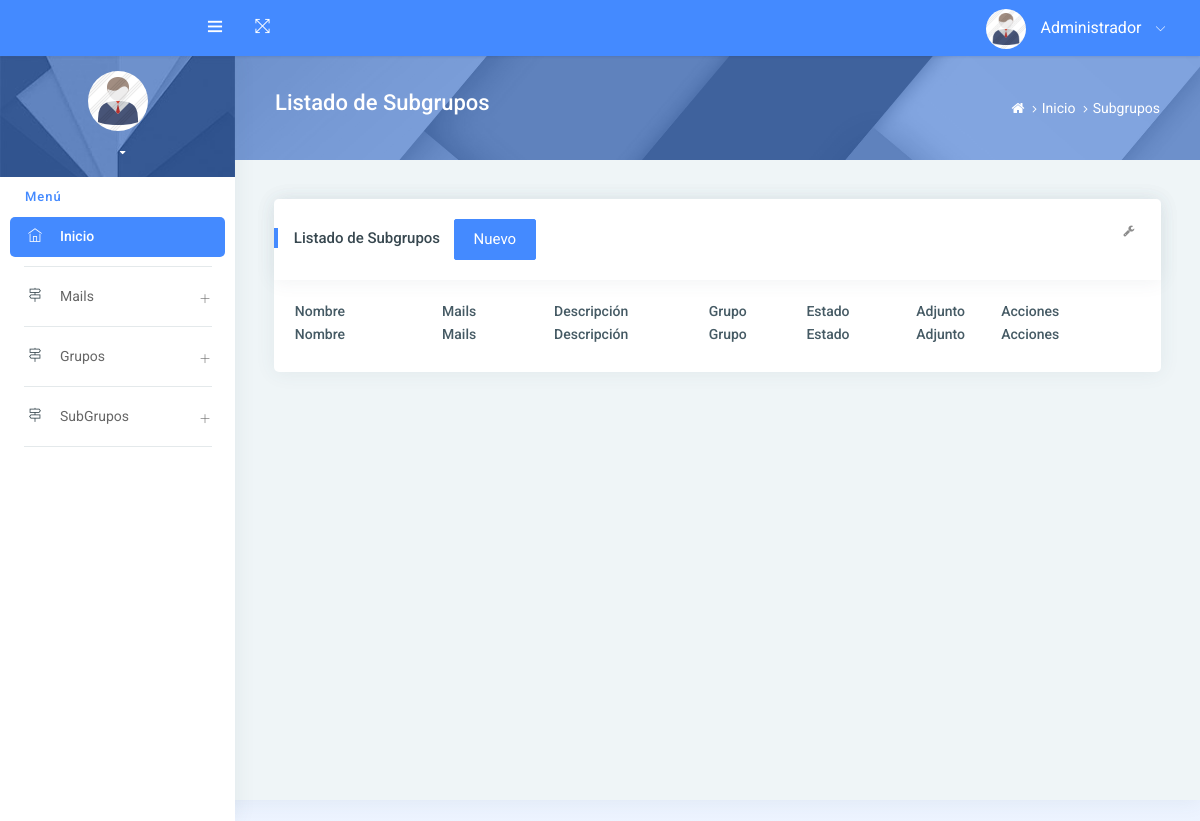
/subgrupos, run on an earlier commit of the app's database.
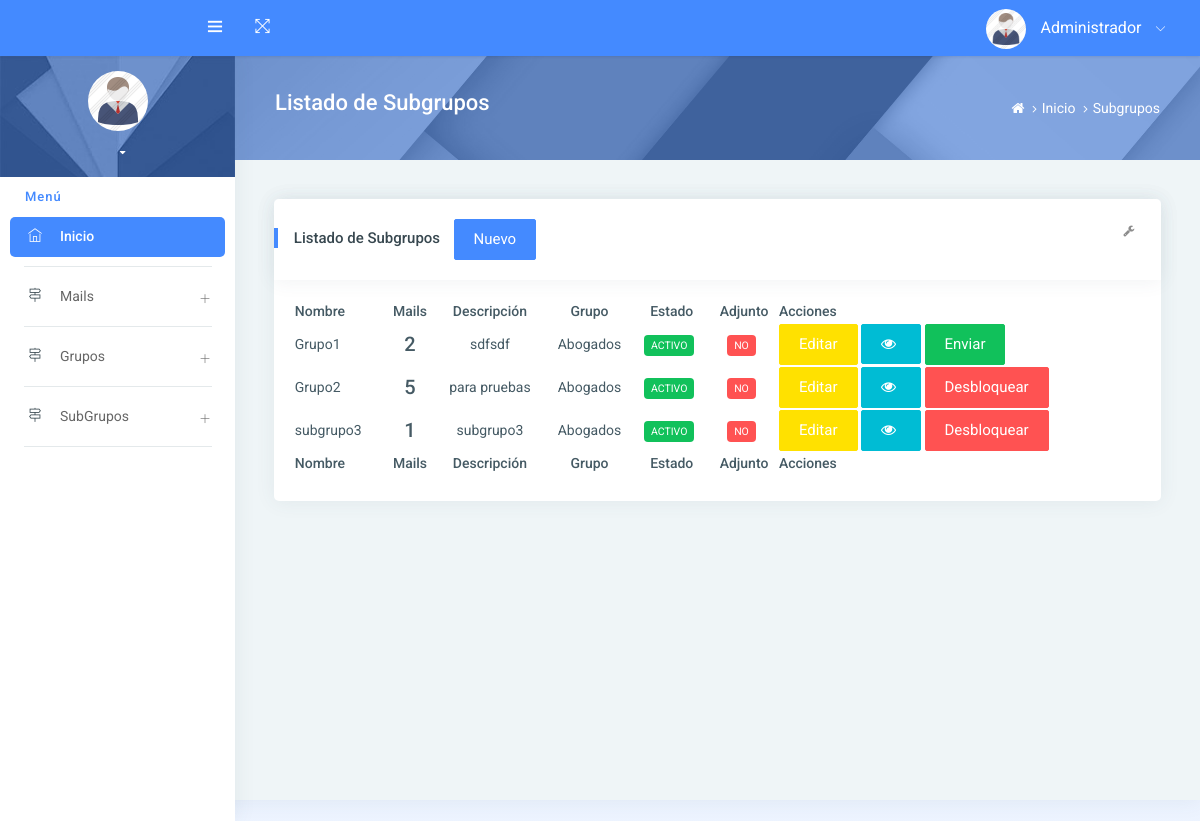
And on a later commit of the database.
### tables this page shows
CREATE TABLE `subgrupos` (
  `id` int(11) NOT NULL,
  `fk_id_grupo` int(11) NOT NULL,
  `nombre` varchar(50) NOT NULL,
  `descripcion` text NOT NULL,
  `activo` tinyint(1) NOT NULL,
  `individual` tinyint(1) NOT NULL,
  `asunto` text NOT NULL,
  `cuerpo` text NOT NULL,
  `adjunto` text NOT NULL,
  `dropbox` text NOT NULL,
  `enviado` tinyint(1) NOT NULL,
  `date` timestamp NOT NULL DEFAULT CURRENT_TIMESTAMP ON UPDATE CURRENT_TIMESTAMP
);

CREATE TABLE `grupos` (
  `id` int(11) NOT NULL,
  `nombre` varchar(50) NOT NULL,
  `descripcion` text NOT NULL,
  `activo` tinyint(1) NOT NULL,
  `asunto` text NOT NULL,
  `cuerpo` text NOT NULL,
  `adjunto` tinyint(1) NOT NULL,
  `dropbox` text NOT NULL,
  `enviado` tinyint(1) NOT NULL,
  `date` timestamp NOT NULL DEFAULT CURRENT_TIMESTAMP ON UPDATE CURRENT_TIMESTAMP
);

### index.php (called while the page is built, shortened)
<?php
require_once "controladores/controlador.subgrupos.php";
require_once "modelos/modelo.subgrupos.php";
$plantilla = new PlantillaControlador();
$plantilla -> ctrPlantilla();
?>

### controladores/controlador.plantilla.php (called while the page is built)
<?php
class PlantillaControlador{
	static public function ctrPlantilla(){
		include "vistas/plantilla.php";
	}
}
?>

### modelos/modelo.subgrupos.php (called while the page is built, shortened)
<?php
class ModeloSubGrupos
{
  static public function mdlObtenerSubGrupos(){
    $link = Conexion::ConectarMysql();
    $query = "select COUNT(*) as cant_mails,a.id,a.nombre,a.descripcion,c.nombre as grupo,a.activo,a.enviado,a.adjunto,a.individual from subgrupos a, mails_subgrupos b, grupos c where a.id=b.id_subgrupo and a.fk_id_grupo=c.id GROUP by a.nombre";
    $sql = mysqli_query($link,$query);
    while ($filas = mysqli_fetch_assoc($sql)) {
      $subgrupos[]=$filas;
    }
    return $subgrupos;
  }
}
?>

### controladores/controlador.subgrupos.php (called while the page is built, shortened)
<?php
class ControladorSubgrupos
{
    public function ctrMostrarSubGrupos(){
      $subgrupos = ModeloSubGrupos::mdlObtenerSubGrupos();
      return $subgrupos;
    }
}
?>

### vistas/modulos/subgrupos.php (the view, shortened to what the changed rows need)
<div class="pcoded-content">
    <div class="pcoded-inner-content">
        <div class="main-body">
            <div class="page-wrapper">
                <div class="page-body">
                    <div class="card">
                        <div class="card-block table-border-style">
                            <div class="table-responsive">
                              <table id="example" class="display tablas" style="width:100%">
                                <thead>
                                    <tr>
                                        <th>Nombre</th>
                                        <th style="text-align:center;">Mails</th>
                                        <th style="text-align:center;">Descripción</th>
                                        <th style="text-align:center;">Grupo</th>
                                        <th style="text-align:center;">Estado</th>
                                        <th style="text-align:center;">Adjunto</th>
                                        <th>Acciones</th>
                                    </tr>
                                </thead>
                                <tbody>
                                    <?php
                                    $subgrupos = new ControladorSubGrupos();
                                    $subgrupos = $subgrupos -> ctrMostrarSubGrupos();
                                    foreach ($subgrupos as $subgrupo) {
                                      ?>
                                      <tr>
                                        <td><?php echo $subgrupo['nombre']; ?></td>
                                        <td style="text-align:center;"> <h5> <?php echo $subgrupo['cant_mails']; ?></h5></td>
                                        <td style="text-align:center;"><?php echo $subgrupo['descripcion']; ?></td>
                                        <td style="text-align:center;"><?php echo $subgrupo['grupo']; ?></td>
                                        <td style="text-align:center;"><?php if ($subgrupo['activo']==1) {
                                          echo "<span class='label label-success'>ACTIVO</span>";
                                        } else {
                                          echo "<span class='label label-danger'>INACTIVO</span>";
                                        }?></td>
                                        <td style="text-align:center;"><?php if ($subgrupo['adjunto']==1) {
                                          echo "<span class='label label-success'>SI</span>";
                                        } else {
                                          echo "<span class='label label-danger'>NO</span>";
                                        }?></td>
                                        <td>
                                          <a href="index.php?ruta=editar-subgrupo&id=<?php echo $subgrupo['id'];?>&nombre=<?php echo $subgrupo['nombre']; ?>"> <button type="button" class="btn btn-warning waves-effect waves-light">Editar</button></a>
                                          <button type="button" name="view" value="Ver" id="<?php echo $subgrupo["id"]; ?>" class="btn btn-info btn-xs view_data2"><i class="fa fa-eye" aria-hidden="true"></i></button>
                                          <?php if ($subgrupo['activo']==1 and $subgrupo['enviado']==0): ?>
                                          <a href="bat"> <button type="button" name="button" class="btn btn-success" onclick="return confirm('¿Confirma envio de mails?');">Enviar</button> </a>
                                          <?php endif; ?>
                                          <?php if ($subgrupo['enviado']==1): ?>
                                          <a href="#"> <button type="button" class="btn btn-danger" name="desbloquear">Desbloquear</button> </a>
                                          <?php endif; ?>
                                        </td>
                                      </tr>
                                  <?php } ?>
                                </tbody>
                                <tfoot>
                                    <tr>
                                      <th>Nombre</th>
                                      <th style="text-align:center;">Mails</th>
                                      <th style="text-align:center;">Descripción</th>
                                      <th style="text-align:center;">Grupo</th>
                                      <th style="text-align:center;">Estado</th>
                                      <th style="text-align:center;">Adjunto</th>
                                      <th>Acciones</th>
                                    </tr>
                                </tfoot>
                            </table>
                            </div>
                        </div>
                    </div>
                </div>
            </div>
        </div>
    </div>
</div>
<br><br>

What changed in the data, as far as the page shows it:
added subgrupos: nombre "Grupo1", cant_mails "2", descripcion "sdfsdf", fk_id_grupo.nombre "Abogados", activo "ACTIVO", adjunto "NO"
added subgrupos: nombre "Grupo2", cant_mails "5", descripcion "para pruebas", fk_id_grupo.nombre "Abogados", activo "ACTIVO", adjunto "NO", enviado "Desbloquear"
added subgrupos: nombre "subgrupo3", cant_mails "1", descripcion "subgrupo3", fk_id_grupo.nombre "Abogados", activo "ACTIVO", adjunto "NO", enviado "Desbloquear"
